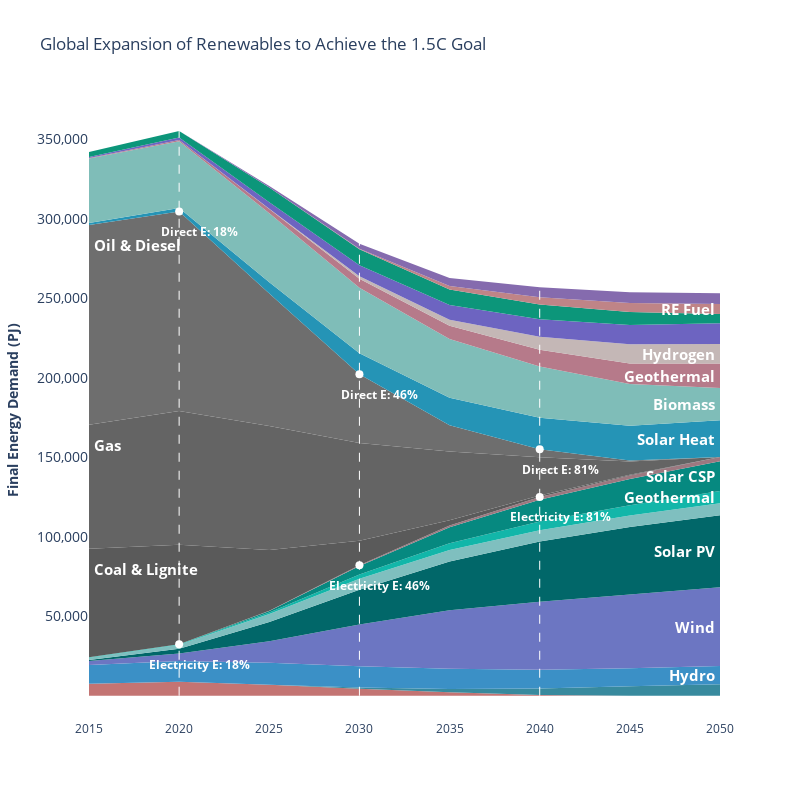

The notebook cell saved with this chart:
### Code cell
from plotly.offline import download_plotlyjs, init_notebook_mode,  iplot
init_notebook_mode(connected=True)


x = df1['year'].unique()
kind = [(i,j) for i in df1['Sector'].unique() for j in df1['Category'].unique()]
fig = go.Figure()
clrs = []
black_clrs = []
for i in range(len(kind)):
    clrs.append(f'rgb({np.random.randint(0,200)},{np.random.randint(100,200)},{np.random.randint(100,200)})')
for i in range(20):
    black_clrs.append(f'rgb({10*i},{10*i},{10*i})')
FF_count = 0
for count, trace in enumerate(kind):
    if count == 0:
        fill = 'tozeroy'
    else:
        fill = 'tonexty'

    y = df1[(df1['Category'] == trace[1])&(df1['Sector'] == trace[0])]['CumSumEnergy']
    if trace[0] == 'FFs':
        color_to_fill = black_clrs[FF_count]
        FF_count += 1
    else:
        color_to_fill = clrs[count]
    
    fig.add_trace(go.Scatter(x=x, y=y, fill=fill, fillcolor = color_to_fill,
                    mode='none', 
                    name = str(trace[0])+'-'+str(trace[1]),
                    text = df2[(df2['Carrier Type'] == trace[0])]['percentage'].apply(lambda x: f'{round(x*100, 2)}%').values,
                    marker = dict(size=3, color = 'white')))
    
ant1 = df1[(df1['Sector'] == 'FFs')&(df1['year'] == 2015)][['CumSumEnergy','Category']].set_index('Category')
for anno in ant1.index:
    fig.add_annotation(x=2015, align = 'left', y=ant1.loc[anno,'CumSumEnergy'],
                text=f'<b>{anno}</b>',
                width = 200,
                showarrow=False,
                xshift=105,
                yshift = -20,
                font = dict(size = 15, color = 'white'),                
                )
ant2 = df1[(df1['Sector'] != 'FFs')&(df1['year'] == 2050)][['CumSumEnergy','Category']].set_index('Category')
print_dict = {'Synfuels':'RE Fuel', 'RE District heat':'RE District', 'H Process':'Hydrogen', 'Geothermal':'Geothermal', 
 'Biomass':'Biomass',
 'Solar Heat': 'Solar Heat',
 'Hydro Power': 'Hydro',
 'Wind':'Wind',
 'Geothermal Power': 'Geothermal',
 'Solar thermal power plants': 'Solar CSP',
'PV': 'Solar PV'}

for i in range(len(ant2.index)):
    anno = ant2.index.values[i]
    prev_anno = ant2.index.values[i-1]
    if anno in print_dict.keys():
        if i != 1:
            height_val = np.mean([ant2.loc[anno,'CumSumEnergy'], ant2.loc[prev_anno,'CumSumEnergy']])
        else:
            height_val = ant2.loc[anno,'CumSumEnergy']
        fig.add_annotation(x=2050, align = 'right', y= height_val,
                    text=f'<b>{print_dict[anno]}</b>',
                    width = 200,
                    showarrow=False,
                    xshift= -105,
                    yshift = 0,
                    font = dict(size = 15, color = 'white'),                
                    )

fig.update_layout(yaxis = dict(title = '<b>Final Energy Demand (PJ)<b>', showgrid = False, tickfont=dict(size=14),
                        ticktext=[str(i)+',000' for i in [50,100,150,200,250,300,350]], 
                        tickvals=[1000*i for i in [50,100,150,200,250,300,350]]),
                  xaxis =dict(showgrid = False),
                  plot_bgcolor = 'white',
                  showlegend=False)
for vl in [2020,2030,2040]:
    fig.add_shape(type="line", x0=vl, y0=0, x1=vl, y1=df1['CumSumEnergy'].max(),
        line=dict(color="white",width=1, dash = 'dash')
)
    
cat_h_dict = df1.groupby(['year','Sector']).CumSumEnergy.max()
Direct_hs = []
Electric_hs = []
for year in [2020,2030,2040]:
    Direct_h = cat_h_dict.loc[year, 'FFs']
    Direct_hs.append(Direct_h)
    Electric_h = cat_h_dict.loc[year, 'POWER']
    Electric_hs.append(Electric_h)
    pct_D = int(df2[(df2['Carrier Type'] == 'OTHER HEAT')&(df2['year']==year)].percentage.values[0]*100)
    fig.add_annotation(x=year, align = 'center', y= Direct_h,
                    text=f'<b>Direct E: {pct_D}%</b>',
                    width = 200,
                    showarrow=False,
                    xshift= 20,
                    yshift = -20,
                    font = dict(size = 12, color = 'white'),                
                    )
    pct_E = int(df2[(df2['Carrier Type'] == 'POWER')&(df2['year']==year)].percentage.values[0]*100)
    fig.add_annotation(x=year, align = 'center', y= Electric_h,
                    
                    text=f'<b>Electricity E: {pct_D}%</b>',
                    width = 200,
                    showarrow=False,
                    xshift= 20,
                    yshift = -20,
                    font = dict(size = 12, color = 'white')     
                    )
fig.add_trace(
    go.Scatter(
        x = [2020,2030,2040],
        y = Direct_hs,
        mode = 'markers',
        marker = dict(size=8, color = 'white'))  
)
fig.add_trace(
    go.Scatter(
        x = [2020,2030,2040],
        y = Electric_hs,
        mode = 'markers',
        marker = dict(size=8, color = 'white'))
)

fig.update_layout(
    title = 'Global Expansion of Renewables to Achieve the 1.5C Goal',
    autosize=False,
    width=800,
    height=800)

iplot(fig)

### Figure 1 — Plotly figure (JSON) as saved in the notebook; plotly's stock layout.template omitted (floating-point values rounded to 4 significant figures)
{"data": [{"fill": "tozeroy", "fillcolor": "rgb(195,116,115)", "marker": {"color": "white", "size": 3}, "mode": "none", "name": "POWER-Nuclear", "text": ["22.81%", "29.16%", "50.64%", "72.81%", "86.14%", "94.09%", "98.0%", "100.0%"], "type": "scatter", "x": [2015, 2020, 2025, 2030, 2035, 2040, 2045, 2050], "y": [7629.0, 8852.0, 6888.0, 4390.0, 2234.0, 439.9, 27.22, 0]}, {"fill": "tonexty", "fillcolor": "rgb(56,138,158)", "marker": {"color": "white", "size": 3}, "mode": "none", "name": "POWER-Hydrogen Power", "text": ["22.81%", "29.16%", "50.64%", "72.81%", "86.14%", "94.09%", "98.0%", "100.0%"], "type": "scatter", "x": [2015, 2020, 2025, 2030, 2035, 2040, 2045, 2050], "y": [7629.0, 8853.0, 6991.0, 5171.0, 4252.0, 4619.0, 6036.0, 7189.0]}, {"fill": "tonexty", "fillcolor": "rgb(59,144,198)", "marker": {"color": "white", "size": 3}, "mode": "none", "name": "POWER-Hydro Power", "text": ["22.81%", "29.16%", "50.64%", "72.81%", "86.14%", "94.09%", "98.0%", "100.0%"], "type": "scatter", "x": [2015, 2020, 2025, 2030, 2035, 2040, 2045, 2050], "y": [19290.0, 21880.0, 20690.0, 18570.0, 17010.0, 16290.0, 17270.0, 18660.0]}, {"fill": "tonexty", "fillcolor": "rgb(108,118,194)", "marker": {"color": "white", "size": 3}, "mode": "none", "name": "POWER-Wind", "text": ["22.81%", "29.16%", "50.64%", "72.81%", "86.14%", "94.09%", "98.0%", "100.0%"], "type": "scatter", "x": [2015, 2020, 2025, 2030, 2035, 2040, 2045, 2050], "y": [21800.0, 26560.0, 34330.0, 44830.0, 53780.0, 59050.0, 63750.0, 68230.0]}, {"fill": "tonexty", "fillcolor": "rgb(1,103,105)", "marker": {"color": "white", "size": 3}, "mode": "none", "name": "POWER-PV", "text": ["22.81%", "29.16%", "50.64%", "72.81%", "86.14%", "94.09%", "98.0%", "100.0%"], "type": "scatter", "x": [2015, 2020, 2025, 2030, 2035, 2040, 2045, 2050], "y": [22540.0, 29500.0, 46330.0, 66640.0, 84430.0, 96920.0, 106100.0, 113500.0]}, {"fill": "tonexty", "fillcolor": "rgb(127,191,191)", "marker": {"color": "white", "size": 3}, "mode": "none", "name": "POWER-Biomass Power", "text": ["22.81%", "29.16%", "50.64%", "72.81%", "86.14%", "94.09%", "98.0%", "100.0%"], "type": "scatter", "x": [2015, 2020, 2025, 2030, 2035, 2040, 2045, 2050], "y": [23950.0, 32000.0, 51460.0, 73610.0, 91640.0, 104000.0, 113300.0, 121100.0]}, {"fill": "tonexty", "fillcolor": "rgb(18,182,169)", "marker": {"color": "white", "size": 3}, "mode": "none", "name": "POWER-Geothermal Power", "text": ["22.81%", "29.16%", "50.64%", "72.81%", "86.14%", "94.09%", "98.0%", "100.0%"], "type": "scatter", "x": [2015, 2020, 2025, 2030, 2035, 2040, 2045, 2050], "y": [24190.0, 32340.0, 52420.0, 76240.0, 95860.0, 109500.0, 119800.0, 128700.0]}, {"fill": "tonexty", "fillcolor": "rgb(6,137,128)", "marker": {"color": "white", "size": 3}, "mode": "none", "name": "POWER-Solar thermal power plants", "text": ["22.81%", "29.16%", "50.64%", "72.81%", "86.14%", "94.09%", "98.0%", "100.0%"], "type": "scatter", "x": [2015, 2020, 2025, 2030, 2035, 2040, 2045, 2050], "y": [24220.0, 32440.0, 53370.0, 81560.0, 106000.0, 123300.0, 136300.0, 147400.0]}, {"fill": "tonexty", "fillcolor": "rgb(156,120,128)", "marker": {"color": "white", "size": 3}, "mode": "none", "name": "POWER-Ocean energy", "text": ["22.81%", "29.16%", "50.64%", "72.81%", "86.14%", "94.09%", "98.0%", "100.0%"], "type": "scatter", "x": [2015, 2020, 2025, 2030, 2035, 2040, 2045, 2050], "y": [24220.0, 32440.0, 53500.0, 82040.0, 107100.0, 125000.0, 138600.0, 150200.0]}, {"fill": "tonexty", "fillcolor": "rgb(70,125,194)", "marker": {"color": "white", "size": 3}, "mode": "none", "name": "POWER-Coal & Lignite", "text": ["22.81%", "29.16%", "50.64%", "72.81%", "86.14%", "94.09%", "98.0%", "100.0%"], "type": "scatter", "x": [2015, 2020, 2025, 2030, 2035, 2040, 2045, 2050], "y": []}, {"fill": "tonexty", "fillcolor": "rgb(15,155,169)", "marker": {"color": "white", "size": 3}, "mode": "none", "name": "POWER-Gas", "text": ["22.81%", "29.16%", "50.64%", "72.81%", "86.14%", "94.09%", "98.0%", "100.0%"], "type": "scatter", "x": [2015, 2020, 2025, 2030, 2035, 2040, 2045, 2050], "y": []}, {"fill": "tonexty", "fillcolor": "rgb(10,100,177)", "marker": {"color": "white", "size": 3}, "mode": "none", "name": "POWER-Oil & Diesel", "text": ["22.81%", "29.16%", "50.64%", "72.81%", "86.14%", "94.09%", "98.0%", "100.0%"], "type": "scatter", "x": [2015, 2020, 2025, 2030, 2035, 2040, 2045, 2050], "y": []}, {"fill": "tonexty", "fillcolor": "rgb(54,141,184)", "marker": {"color": "white", "size": 3}, "mode": "none", "name": "POWER-Solar Heat", "text": ["22.81%", "29.16%", "50.64%", "72.81%", "86.14%", "94.09%", "98.0%", "100.0%"], "type": "scatter", "x": [2015, 2020, 2025, 2030, 2035, 2040, 2045, 2050], "y": []}, {"fill": "tonexty", "fillcolor": "rgb(90,108,192)", "marker": {"color": "white", "size": 3}, "mode": "none", "name": "POWER-Biomass", "text": ["22.81%", "29.16%", "50.64%", "72.81%", "86.14%", "94.09%", "98.0%", "100.0%"], "type": "scatter", "x": [2015, 2020, 2025, 2030, 2035, 2040, 2045, 2050], "y": []}, {"fill": "tonexty", "fillcolor": "rgb(151,165,170)", "marker": {"color": "white", "size": 3}, "mode": "none", "name": "POWER-Geothermal", "text": ["22.81%", "29.16%", "50.64%", "72.81%", "86.14%", "94.09%", "98.0%", "100.0%"], "type": "scatter", "x": [2015, 2020, 2025, 2030, 2035, 2040, 2045, 2050], "y": []}, {"fill": "tonexty", "fillcolor": "rgb(56,163,195)", "marker": {"color": "white", "size": 3}, "mode": "none", "name": "POWER-H Process", "text": ["22.81%", "29.16%", "50.64%", "72.81%", "86.14%", "94.09%", "98.0%", "100.0%"], "type": "scatter", "x": [2015, 2020, 2025, 2030, 2035, 2040, 2045, 2050], "y": []}, {"fill": "tonexty", "fillcolor": "rgb(88,188,137)", "marker": {"color": "white", "size": 3}, "mode": "none", "name": "POWER-RE district heat", "text": ["22.81%", "29.16%", "50.64%", "72.81%", "86.14%", "94.09%", "98.0%", "100.0%"], "type": "scatter", "x": [2015, 2020, 2025, 2030, 2035, 2040, 2045, 2050], "y": []}, {"fill": "tonexty", "fillcolor": "rgb(33,152,106)", "marker": {"color": "white", "size": 3}, "mode": "none", "name": "POWER-Biofuels", "text": ["22.81%", "29.16%", "50.64%", "72.81%", "86.14%", "94.09%", "98.0%", "100.0%"], "type": "scatter", "x": [2015, 2020, 2025, 2030, 2035, 2040, 2045, 2050], "y": []}, {"fill": "tonexty", "fillcolor": "rgb(130,104,134)", "marker": {"color": "white", "size": 3}, "mode": "none", "name": "POWER-Synfuels", "text": ["22.81%", "29.16%", "50.64%", "72.81%", "86.14%", "94.09%", "98.0%", "100.0%"], "type": "scatter", "x": [2015, 2020, 2025, 2030, 2035, 2040, 2045, 2050], "y": []}, {"fill": "tonexty", "fillcolor": "rgb(146,123,125)", "marker": {"color": "white", "size": 3}, "mode": "none", "name": "POWER-H Fuel", "text": ["22.81%", "29.16%", "50.64%", "72.81%", "86.14%", "94.09%", "98.0%", "100.0%"], "type": "scatter", "x": [2015, 2020, 2025, 2030, 2035, 2040, 2045, 2050], "y": []}, {"fill": "tonexty", "fillcolor": "rgb(0,0,0)", "marker": {"color": "white", "size": 3}, "mode": "none", "name": "FFs-Nuclear", "text": [], "type": "scatter", "x": [2015, 2020, 2025, 2030, 2035, 2040, 2045, 2050], "y": []}, {"fill": "tonexty", "fillcolor": "rgb(10,10,10)", "marker": {"color": "white", "size": 3}, "mode": "none", "name": "FFs-Hydrogen Power", "text": [], "type": "scatter", "x": [2015, 2020, 2025, 2030, 2035, 2040, 2045, 2050], "y": []}, {"fill": "tonexty", "fillcolor": "rgb(20,20,20)", "marker": {"color": "white", "size": 3}, "mode": "none", "name": "FFs-Hydro Power", "text": [], "type": "scatter", "x": [2015, 2020, 2025, 2030, 2035, 2040, 2045, 2050], "y": []}, {"fill": "tonexty", "fillcolor": "rgb(30,30,30)", "marker": {"color": "white", "size": 3}, "mode": "none", "name": "FFs-Wind", "text": [], "type": "scatter", "x": [2015, 2020, 2025, 2030, 2035, 2040, 2045, 2050], "y": []}, {"fill": "tonexty", "fillcolor": "rgb(40,40,40)", "marker": {"color": "white", "size": 3}, "mode": "none", "name": "FFs-PV", "text": [], "type": "scatter", "x": [2015, 2020, 2025, 2030, 2035, 2040, 2045, 2050], "y": []}, {"fill": "tonexty", "fillcolor": "rgb(50,50,50)", "marker": {"color": "white", "size": 3}, "mode": "none", "name": "FFs-Biomass Power", "text": [], "type": "scatter", "x": [2015, 2020, 2025, 2030, 2035, 2040, 2045, 2050], "y": []}, {"fill": "tonexty", "fillcolor": "rgb(60,60,60)", "marker": {"color": "white", "size": 3}, "mode": "none", "name": "FFs-Geothermal Power", "text": [], "type": "scatter", "x": [2015, 2020, 2025, 2030, 2035, 2040, 2045, 2050], "y": []}, {"fill": "tonexty", "fillcolor": "rgb(70,70,70)", "marker": {"color": "white", "size": 3}, "mode": "none", "name": "FFs-Solar thermal power plants", "text": [], "type": "scatter", "x": [2015, 2020, 2025, 2030, 2035, 2040, 2045, 2050], "y": []}, {"fill": "tonexty", "fillcolor": "rgb(80,80,80)", "marker": {"color": "white", "size": 3}, "mode": "none", "name": "FFs-Ocean energy", "text": [], "type": "scatter", "x": [2015, 2020, 2025, 2030, 2035, 2040, 2045, 2050], "y": []}, {"fill": "tonexty", "fillcolor": "rgb(90,90,90)", "marker": {"color": "white", "size": 3}, "mode": "none", "name": "FFs-Coal & Lignite", "text": [], "type": "scatter", "x": [2015, 2020, 2025, 2030, 2035, 2040, 2045, 2050], "y": [92430.0, 94930.0, 91660.0, 97520.0, 110400.0, 126000.0, 138900.0, 150200.0]}, {"fill": "tonexty", "fillcolor": "rgb(100,100,100)", "marker": {"color": "white", "size": 3}, "mode": "none", "name": "FFs-Gas", "text": [], "type": "scatter", "x": [2015, 2020, 2025, 2030, 2035, 2040, 2045, 2050], "y": [170300.0, 179000.0, 169600.0, 159000.0, 153700.0, 149900.0, 147300.0, 150200.0]}, {"fill": "tonexty", "fillcolor": "rgb(110,110,110)", "marker": {"color": "white", "size": 3}, "mode": "none", "name": "FFs-Oil & Diesel", "text": [], "type": "scatter", "x": [2015, 2020, 2025, 2030, 2035, 2040, 2045, 2050], "y": [296100.0, 304500.0, 252900.0, 202200.0, 170100.0, 154900.0, 147900.0, 150200.0]}, {"fill": "tonexty", "fillcolor": "rgb(120,120,120)", "marker": {"color": "white", "size": 3}, "mode": "none", "name": "FFs-Solar Heat", "text": [], "type": "scatter", "x": [2015, 2020, 2025, 2030, 2035, 2040, 2045, 2050], "y": []}, {"fill": "tonexty", "fillcolor": "rgb(130,130,130)", "marker": {"color": "white", "size": 3}, "mode": "none", "name": "FFs-Biomass", "text": [], "type": "scatter", "x": [2015, 2020, 2025, 2030, 2035, 2040, 2045, 2050], "y": []}, {"fill": "tonexty", "fillcolor": "rgb(140,140,140)", "marker": {"color": "white", "size": 3}, "mode": "none", "name": "FFs-Geothermal", "text": [], "type": "scatter", "x": [2015, 2020, 2025, 2030, 2035, 2040, 2045, 2050], "y": []}, {"fill": "tonexty", "fillcolor": "rgb(150,150,150)", "marker": {"color": "white", "size": 3}, "mode": "none", "name": "FFs-H Process", "text": [], "type": "scatter", "x": [2015, 2020, 2025, 2030, 2035, 2040, 2045, 2050], "y": []}, {"fill": "tonexty", "fillcolor": "rgb(160,160,160)", "marker": {"color": "white", "size": 3}, "mode": "none", "name": "FFs-RE district heat", "text": [], "type": "scatter", "x": [2015, 2020, 2025, 2030, 2035, 2040, 2045, 2050], "y": []}, {"fill": "tonexty", "fillcolor": "rgb(170,170,170)", "marker": {"color": "white", "size": 3}, "mode": "none", "name": "FFs-Biofuels", "text": [], "type": "scatter", "x": [2015, 2020, 2025, 2030, 2035, 2040, 2045, 2050], "y": []}, {"fill": "tonexty", "fillcolor": "rgb(180,180,180)", "marker": {"color": "white", "size": 3}, "mode": "none", "name": "FFs-Synfuels", "text": [], "type": "scatter", "x": [2015, 2020, 2025, 2030, 2035, 2040, 2045, 2050], "y": []}, {"fill": "tonexty", "fillcolor": "rgb(190,190,190)", "marker": {"color": "white", "size": 3}, "mode": "none", "name": "FFs-H Fuel", "text": [], "type": "scatter", "x": [2015, 2020, 2025, 2030, 2035, 2040, 2045, 2050], "y": []}, {"fill": "tonexty", "fillcolor": "rgb(164,133,124)", "marker": {"color": "white", "size": 3}, "mode": "none", "name": "OTHER HEAT-Nuclear", "text": ["17.03%", "18.46%", "29.57%", "46.18%", "65.71%", "81.89%", "94.17%", "100.0%"], "type": "scatter", "x": [2015, 2020, 2025, 2030, 2035, 2040, 2045, 2050], "y": []}, {"fill": "tonexty", "fillcolor": "rgb(85,111,133)", "marker": {"color": "white", "size": 3}, "mode": "none", "name": "OTHER HEAT-Hydrogen Power", "text": ["17.03%", "18.46%", "29.57%", "46.18%", "65.71%", "81.89%", "94.17%", "100.0%"], "type": "scatter", "x": [2015, 2020, 2025, 2030, 2035, 2040, 2045, 2050], "y": []}, {"fill": "tonexty", "fillcolor": "rgb(95,185,131)", "marker": {"color": "white", "size": 3}, "mode": "none", "name": "OTHER HEAT-Hydro Power", "text": ["17.03%", "18.46%", "29.57%", "46.18%", "65.71%", "81.89%", "94.17%", "100.0%"], "type": "scatter", "x": [2015, 2020, 2025, 2030, 2035, 2040, 2045, 2050], "y": []}, {"fill": "tonexty", "fillcolor": "rgb(197,160,161)", "marker": {"color": "white", "size": 3}, "mode": "none", "name": "OTHER HEAT-Wind", "text": ["17.03%", "18.46%", "29.57%", "46.18%", "65.71%", "81.89%", "94.17%", "100.0%"], "type": "scatter", "x": [2015, 2020, 2025, 2030, 2035, 2040, 2045, 2050], "y": []}, {"fill": "tonexty", "fillcolor": "rgb(8,106,135)", "marker": {"color": "white", "size": 3}, "mode": "none", "name": "OTHER HEAT-PV", "text": ["17.03%", "18.46%", "29.57%", "46.18%", "65.71%", "81.89%", "94.17%", "100.0%"], "type": "scatter", "x": [2015, 2020, 2025, 2030, 2035, 2040, 2045, 2050], "y": []}, {"fill": "tonexty", "fillcolor": "rgb(72,104,110)", "marker": {"color": "white", "size": 3}, "mode": "none", "name": "OTHER HEAT-Biomass Power", "text": ["17.03%", "18.46%", "29.57%", "46.18%", "65.71%", "81.89%", "94.17%", "100.0%"], "type": "scatter", "x": [2015, 2020, 2025, 2030, 2035, 2040, 2045, 2050], "y": []}, {"fill": "tonexty", "fillcolor": "rgb(1,131,182)", "marker": {"color": "white", "size": 3}, "mode": "none", "name": "OTHER HEAT-Geothermal Power", "text": ["17.03%", "18.46%", "29.57%", "46.18%", "65.71%", "81.89%", "94.17%", "100.0%"], "type": "scatter", "x": [2015, 2020, 2025, 2030, 2035, 2040, 2045, 2050], "y": []}, {"fill": "tonexty", "fillcolor": "rgb(65,188,178)", "marker": {"color": "white", "size": 3}, "mode": "none", "name": "OTHER HEAT-Solar thermal power plants", "text": ["17.03%", "18.46%", "29.57%", "46.18%", "65.71%", "81.89%", "94.17%", "100.0%"], "type": "scatter", "x": [2015, 2020, 2025, 2030, 2035, 2040, 2045, 2050], "y": []}, {"fill": "tonexty", "fillcolor": "rgb(129,139,110)", "marker": {"color": "white", "size": 3}, "mode": "none", "name": "OTHER HEAT-Ocean energy", "text": ["17.03%", "18.46%", "29.57%", "46.18%", "65.71%", "81.89%", "94.17%", "100.0%"], "type": "scatter", "x": [2015, 2020, 2025, 2030, 2035, 2040, 2045, 2050], "y": []}, {"fill": "tonexty", "fillcolor": "rgb(57,137,127)", "marker": {"color": "white", "size": 3}, "mode": "none", "name": "OTHER HEAT-Coal & Lignite", "text": ["17.03%", "18.46%", "29.57%", "46.18%", "65.71%", "81.89%", "94.17%", "100.0%"], "type": "scatter", "x": [2015, 2020, 2025, 2030, 2035, 2040, 2045, 2050], "y": []}, {"fill": "tonexty", "fillcolor": "rgb(18,113,155)", "marker": {"color": "white", "size": 3}, "mode": "none", "name": "OTHER HEAT-Gas", "text": ["17.03%", "18.46%", "29.57%", "46.18%", "65.71%", "81.89%", "94.17%", "100.0%"], "type": "scatter", "x": [2015, 2020, 2025, 2030, 2035, 2040, 2045, 2050], "y": []}, {"fill": "tonexty", "fillcolor": "rgb(79,199,184)", "marker": {"color": "white", "size": 3}, "mode": "none", "name": "OTHER HEAT-Oil & Diesel", "text": ["17.03%", "18.46%", "29.57%", "46.18%", "65.71%", "81.89%", "94.17%", "100.0%"], "type": "scatter", "x": [2015, 2020, 2025, 2030, 2035, 2040, 2045, 2050], "y": []}, {"fill": "tonexty", "fillcolor": "rgb(37,148,182)", "marker": {"color": "white", "size": 3}, "mode": "none", "name": "OTHER HEAT-Solar Heat", "text": ["17.03%", "18.46%", "29.57%", "46.18%", "65.71%", "81.89%", "94.17%", "100.0%"], "type": "scatter", "x": [2015, 2020, 2025, 2030, 2035, 2040, 2045, 2050], "y": [297300.0, 306700.0, 259900.0, 215300.0, 187300.0, 174800.0, 169800.0, 173200.0]}, {"fill": "tonexty", "fillcolor": "rgb(127,189,184)", "marker": {"color": "white", "size": 3}, "mode": "none", "name": "OTHER HEAT-Biomass", "text": ["17.03%", "18.46%", "29.57%", "46.18%", "65.71%", "81.89%", "94.17%", "100.0%"], "type": "scatter", "x": [2015, 2020, 2025, 2030, 2035, 2040, 2045, 2050], "y": [337800.0, 348700.0, 303300.0, 256600.0, 224300.0, 207000.0, 196000.0, 193500.0]}, {"fill": "tonexty", "fillcolor": "rgb(182,122,138)", "marker": {"color": "white", "size": 3}, "mode": "none", "name": "OTHER HEAT-Geothermal", "text": ["17.03%", "18.46%", "29.57%", "46.18%", "65.71%", "81.89%", "94.17%", "100.0%"], "type": "scatter", "x": [2015, 2020, 2025, 2030, 2035, 2040, 2045, 2050], "y": [338200.0, 349500.0, 306000.0, 262200.0, 232700.0, 217600.0, 209000.0, 208900.0]}, {"fill": "tonexty", "fillcolor": "rgb(196,183,182)", "marker": {"color": "white", "size": 3}, "mode": "none", "name": "OTHER HEAT-H Process", "text": ["17.03%", "18.46%", "29.57%", "46.18%", "65.71%", "81.89%", "94.17%", "100.0%"], "type": "scatter", "x": [2015, 2020, 2025, 2030, 2035, 2040, 2045, 2050], "y": [338200.0, 349500.0, 306200.0, 263800.0, 236400.0, 225800.0, 221000.0, 221200.0]}, {"fill": "tonexty", "fillcolor": "rgb(109,100,193)", "marker": {"color": "white", "size": 3}, "mode": "none", "name": "OTHER HEAT-RE district heat", "text": ["17.03%", "18.46%", "29.57%", "46.18%", "65.71%", "81.89%", "94.17%", "100.0%"], "type": "scatter", "x": [2015, 2020, 2025, 2030, 2035, 2040, 2045, 2050], "y": [338700.0, 351000.0, 310300.0, 270700.0, 245700.0, 236800.0, 233100.0, 234300.0]}, {"fill": "tonexty", "fillcolor": "rgb(12,150,122)", "marker": {"color": "white", "size": 3}, "mode": "none", "name": "OTHER HEAT-Biofuels", "text": ["17.03%", "18.46%", "29.57%", "46.18%", "65.71%", "81.89%", "94.17%", "100.0%"], "type": "scatter", "x": [2015, 2020, 2025, 2030, 2035, 2040, 2045, 2050], "y": [341900.0, 355100.0, 319600.0, 280700.0, 255500.0, 246000.0, 241300.0, 240000.0]}, {"fill": "tonexty", "fillcolor": "rgb(191,132,135)", "marker": {"color": "white", "size": 3}, "mode": "none", "name": "OTHER HEAT-Synfuels", "text": ["17.03%", "18.46%", "29.57%", "46.18%", "65.71%", "81.89%", "94.17%", "100.0%"], "type": "scatter", "x": [2015, 2020, 2025, 2030, 2035, 2040, 2045, 2050], "y": [341900.0, 355100.0, 319600.0, 281100.0, 257600.0, 250500.0, 246900.0, 246300.0]}, {"fill": "tonexty", "fillcolor": "rgb(133,107,174)", "marker": {"color": "white", "size": 3}, "mode": "none", "name": "OTHER HEAT-H Fuel", "text": ["17.03%", "18.46%", "29.57%", "46.18%", "65.71%", "81.89%", "94.17%", "100.0%"], "type": "scatter", "x": [2015, 2020, 2025, 2030, 2035, 2040, 2045, 2050], "y": [341900.0, 355100.0, 320500.0, 284100.0, 262700.0, 256800.0, 253700.0, 253100.0]}, {"marker": {"color": "white", "size": 8}, "mode": "markers", "type": "scatter", "x": [2020, 2030, 2040], "y": [304500.0, 202200.0, 154900.0]}, {"marker": {"color": "white", "size": 8}, "mode": "markers", "type": "scatter", "x": [2020, 2030, 2040], "y": [32440.0, 82040.0, 125000.0]}], "layout": {"annotations": [{"align": "left", "font": {"color": "white", "size": 15}, "showarrow": false, "text": "<b>Coal & Lignite</b>", "width": 200, "x": 2015, "xshift": 105, "y": 92430.0, "yshift": -20}, {"align": "left", "font": {"color": "white", "size": 15}, "showarrow": false, "text": "<b>Gas</b>", "width": 200, "x": 2015, "xshift": 105, "y": 170300.0, "yshift": -20}, {"align": "left", "font": {"color": "white", "size": 15}, "showarrow": false, "text": "<b>Oil & Diesel</b>", "width": 200, "x": 2015, "xshift": 105, "y": 296100.0, "yshift": -20}, {"align": "right", "font": {"color": "white", "size": 15}, "showarrow": false, "text": "<b>Hydro</b>", "width": 200, "x": 2050, "xshift": -105, "y": 12920.0, "yshift": 0}, {"align": "right", "font": {"color": "white", "size": 15}, "showarrow": false, "text": "<b>Wind</b>", "width": 200, "x": 2050, "xshift": -105, "y": 43450.0, "yshift": 0}, {"align": "right", "font": {"color": "white", "size": 15}, "showarrow": false, "text": "<b>Solar PV</b>", "width": 200, "x": 2050, "xshift": -105, "y": 90890.0, "yshift": 0}, {"align": "right", "font": {"color": "white", "size": 15}, "showarrow": false, "text": "<b>Geothermal</b>", "width": 200, "x": 2050, "xshift": -105, "y": 124900.0, "yshift": 0}, {"align": "right", "font": {"color": "white", "size": 15}, "showarrow": false, "text": "<b>Solar CSP</b>", "width": 200, "x": 2050, "xshift": -105, "y": 138100.0, "yshift": 0}, {"align": "right", "font": {"color": "white", "size": 15}, "showarrow": false, "text": "<b>Solar Heat</b>", "width": 200, "x": 2050, "xshift": -105, "y": 161700.0, "yshift": 0}, {"align": "right", "font": {"color": "white", "size": 15}, "showarrow": false, "text": "<b>Biomass</b>", "width": 200, "x": 2050, "xshift": -105, "y": 183400.0, "yshift": 0}, {"align": "right", "font": {"color": "white", "size": 15}, "showarrow": false, "text": "<b>Geothermal</b>", "width": 200, "x": 2050, "xshift": -105, "y": 201200.0, "yshift": 0}, {"align": "right", "font": {"color": "white", "size": 15}, "showarrow": false, "text": "<b>Hydrogen</b>", "width": 200, "x": 2050, "xshift": -105, "y": 215100.0, "yshift": 0}, {"align": "right", "font": {"color": "white", "size": 15}, "showarrow": false, "text": "<b>RE Fuel</b>", "width": 200, "x": 2050, "xshift": -105, "y": 243100.0, "yshift": 0}, {"align": "center", "font": {"color": "white", "size": 12}, "showarrow": false, "text": "<b>Direct E: 18%</b>", "width": 200, "x": 2020, "xshift": 20, "y": 304500.0, "yshift": -20}, {"align": "center", "font": {"color": "white", "size": 12}, "showarrow": false, "text": "<b>Electricity E: 18%</b>", "width": 200, "x": 2020, "xshift": 20, "y": 32440.0, "yshift": -20}, {"align": "center", "font": {"color": "white", "size": 12}, "showarrow": false, "text": "<b>Direct E: 46%</b>", "width": 200, "x": 2030, "xshift": 20, "y": 202200.0, "yshift": -20}, {"align": "center", "font": {"color": "white", "size": 12}, "showarrow": false, "text": "<b>Electricity E: 46%</b>", "width": 200, "x": 2030, "xshift": 20, "y": 82040.0, "yshift": -20}, {"align": "center", "font": {"color": "white", "size": 12}, "showarrow": false, "text": "<b>Direct E: 81%</b>", "width": 200, "x": 2040, "xshift": 20, "y": 154900.0, "yshift": -20}, {"align": "center", "font": {"color": "white", "size": 12}, "showarrow": false, "text": "<b>Electricity E: 81%</b>", "width": 200, "x": 2040, "xshift": 20, "y": 125000.0, "yshift": -20}], "autosize": false, "height": 800, "plot_bgcolor": "white", "shapes": [{"line": {"color": "white", "dash": "dash", "width": 1}, "type": "line", "x0": 2020, "x1": 2020, "y0": 0, "y1": 355100.0}, {"line": {"color": "white", "dash": "dash", "width": 1}, "type": "line", "x0": 2030, "x1": 2030, "y0": 0, "y1": 355100.0}, {"line": {"color": "white", "dash": "dash", "width": 1}, "type": "line", "x0": 2040, "x1": 2040, "y0": 0, "y1": 355100.0}], "showlegend": false, "title": {"text": "Global Expansion of Renewables to Achieve the 1.5C Goal"}, "width": 800, "xaxis": {"showgrid": false}, "yaxis": {"showgrid": false, "tickfont": {"size": 14}, "ticktext": ["50,000", "100,000", "150,000", "200,000", "250,000", "300,000", "350,000"], "tickvals": [50000, 100000, 150000, 200000, 250000, 300000, 350000], "title": {"text": "<b>Final Energy Demand (PJ)<b>"}}}}
